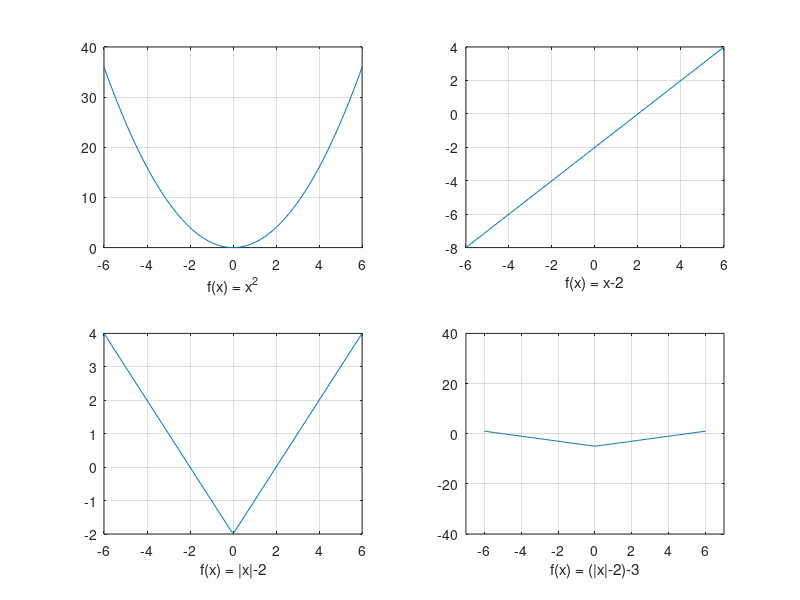

Write MATLAB code to recreate this figure.
% Задание 1

x = linspace(-6,6); % предел
y = x.^2; % график

y1 = x-2;
y2 = abs(x)-2;
y3 = (abs(x)-2)-3;

subplot(2,2,1)
plot(x,y)
xlabel('f(x) = x^2')
grid on;

subplot(2,2,2)
plot(x,y1)
xlabel('f(x) = x-2')
grid on;

subplot(2,2,3)
plot(x,y2)
xlabel('f(x) = |x|-2')
grid on;

subplot(2,2,4)
plot(x,y3)
xlabel('f(x) = (|x|-2)-3')
grid on;

xlim([-7 7]); % пределы отображения
ylim([-40 40]);